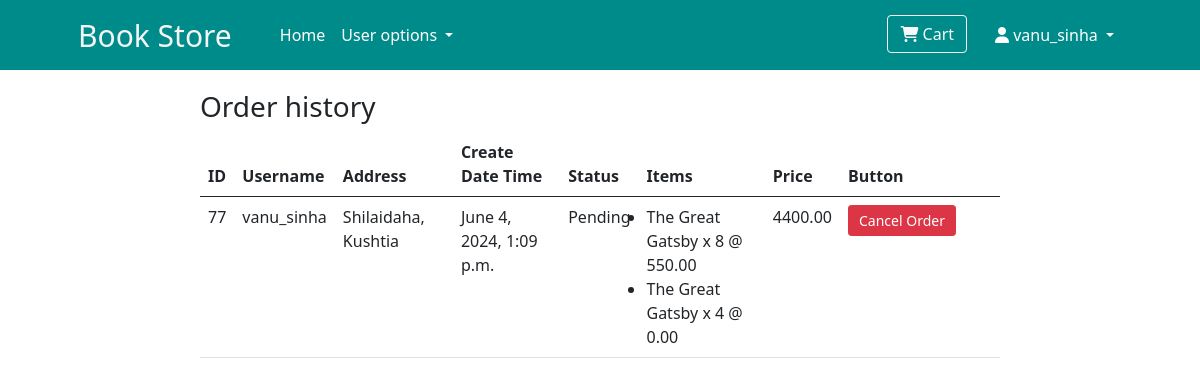
The page /order-history/ (signed in) on the database its author committed.
### store/models.py (models this page shows, shortened)
class Order(models.Model):
    STATUS_CHOICES = [
        ('Pending', 'Pending'),
        ('Processing', 'Processing'),
        ('Shipped', 'Shipped'),
        ('Delivered', 'Delivered'),
        ('Cancelled', 'Cancelled'),
        ('Returned', 'Returned'),
    ]
    slug = models.SlugField(unique=True, null=True, blank=True)
    user = models.ForeignKey(User, on_delete=models.CASCADE)
    created_at = models.DateTimeField(default=timezone.now)
    address = models.CharField(max_length=255)
    total_price = models.DecimalField(max_digits=10, decimal_places=2, default=0.00)
    status = models.CharField(max_length=10, choices=STATUS_CHOICES, default='Pending')

class OrderItem(models.Model):
    ITEM_TYPE_CHOICES = [
        ('Regular', 'Regular'),
        ('Bonus', 'Bonus'),
    ]
    order = models.ForeignKey(Order, related_name='items', on_delete=models.CASCADE)
    product = models.ForeignKey(Product, on_delete=models.CASCADE)
    quantity = models.PositiveIntegerField()
    rr_quantity = models.PositiveIntegerField(default=0)
    price = models.DecimalField(max_digits=10, decimal_places=2)
    type = models.CharField(max_length=10, choices=ITEM_TYPE_CHOICES, default='Regular')
    bonus_minimum = models.PositiveIntegerField(default=9999999)
    bonus_amount = models.PositiveIntegerField(default=0)

class Product(models.Model):
    name = models.CharField(max_length=100)
    slug = models.SlugField(unique=True, null=True, blank=True)
    price = models.DecimalField(max_digits=10, decimal_places=2)
    author = models.ForeignKey(Author, related_name='products', on_delete=models.SET_NULL, null=True, blank=True)
    discount = models.ForeignKey(Discount, on_delete=models.SET_NULL, null=True, blank=True)
    bonus = models.ForeignKey(Bonus, on_delete=models.SET_NULL, null=True, blank=True)
    def __str__(self):
        return self.name

### store/views.py (the view)
# urls.py: path('order-history/', views.order_history, name='order-history'),
@login_required
def order_history(request):
    orders = Order.objects.filter(user=request.user).order_by('-created_at')
    item_sets = []
    for order in orders:
        items = OrderItem.objects.filter(order=order)
        item_sets.append(items)
    order_item_sets = zip(orders, item_sets)
    return render(request, 'store/order-history.html', {
        'order_item_sets': order_item_sets
    })

### templates/store/order-history.html (shortened to what this page needs)
{% include 'navbar.html' %}
{% block content %}
<main>
<h3>Order history</h3>
<table class="table">
    <thead>
        <tr>
            <th>ID</th>
            <th>Username</th>
            <th>Address</th>
            <th>Create Date Time</th>
            <th>Status</th>
            <th>Items</th>
            <th>Price</th>
            <th>Button</th>
        </tr>
    </thead>
    <tbody>
    {% for order, items in order_item_sets %}
        <tr>
            <td>{{order.id}}</td>
            <td>{{order.user}}</td>
            <td>{{order.address}}</td>
            <td>{{order.created_at}}</td>
            <td>{{order.status}}</td>
            <td>
                <ul class="list-group">
                {% for item in items %}
                    <li class="list-item">{{item.product}} x {{item.rr_quantity}} @ {{item.price}}</li>
                {% endfor %}
                </ul>
            </td>
            <td>{{order.total_price}}</td>
            <td style="width: 160px;">
                {% if order.status == 'Pending' %}
                <a href="{% url 'cancel-order' slug=order.slug %}"> <button class="btn btn-sm btn-danger w-75"> Cancel Order </button></a>
                {% elif order.status == 'Cancelled' %}
                <a href="{% url 're-order' slug=order.slug %}"> <button class="btn btn-sm btn-success w-75"> Re Order </button></a>
                {% endif %}
            </td>
        </tr>
    {% endfor %}
    </tbody>
</table>
</main>
{% endblock %}

### templates/navbar.html (shortened to what this page needs)
{% extends 'base.html' %}
{% block content %}
<nav class="navbar navbar-expand-lg navbar-dark"
    style="
        width: 100%;
        height: 70px;
        background: darkcyan;
        color: white;
">
    <div class="container px-4 px-lg-5">
        <a class="navbar-brand" href="#!" style="font-size: 30px; color: whitesmoke;"> Book Store </a>
        <div class="collapse navbar-collapse" id="navbarSupportedContent">
            <ul class="navbar-nav me-auto mb-2 mb-lg-0 ms-lg-4">
                <li class="nav-item">
                    <a class="nav-link active" aria-current="page" href="{% url 'store-front' %}"> Home </a>
                </li>
                {% if user.is_superuser %}
                <li class="nav-item dropdown">
                    <a class="nav-link dropdown-toggle active" href="#" id="navbarDarkDropdownMenuLink" role="button" data-bs-toggle="dropdown" aria-expanded="false">
                      Admin options
                    </a>
                    <ul class="dropdown-menu">
                        <li><a class="dropdown-item" href="{% url 'users_view' %}"> View All Users </a></li>
                        <li><a class="dropdown-item" href="{% url 'all_order_history' %}"> All Order History </a></li>
                        <li><a class="dropdown-item" href="{% url 'return_requests' %}"> Return Requests </a></li>
                    </ul>
                </li>
                <li class="nav-item">
                    <li><a class="nav-link active" href="http://127.0.0.1:8000/admin/"> Admin Settings </a></li>
                    <li><a class="nav-link active" href="{% url 'product_create' %}"> Add a Book </a></li>
                </li>
                {% else %}
                <li class="nav-item dropdown">
                    <a class="nav-link dropdown-toggle active" href="#" id="navbarDarkDropdownMenuLink" role="button" data-bs-toggle="dropdown" aria-expanded="false">
                      User options
                    </a>
                </li>
                {% endif %}
            </ul>
            <ul class="navbar-nav mb-2 mb-lg-0">
                <li class="nav-item">
                    {% if user.is_authenticated and not user.is_superuser %}
                    <form class="d-flex" action="{% url 'cart-view' %}" style="margin-right: 20px;">
                        <button class="btn btn-outline-light" type="submit">
                            <i class="fa-solid fa-cart-shopping"></i>
                            Cart
                        </button>
                    </form>
                    {% endif %}
                </li>
                <li class="nav-item">
                    {% if user.is_authenticated %}
                    <div class="user-info">
                        <div class="nav-item dropdown">
                            <a class="nav-link dropdown-toggle active" href="#" role="button" data-bs-toggle="dropdown" aria-expanded="false">
                                <i class="fas fa-user"></i>
                                {{ user.username }}
                            </a>
                        </div>
                    </div>
                    {% else %}
                    <div>
                        <a href="{% url 'login' %}" class="btn btn-sm btn-secondary">Login</a>
                        <a href="{% url 'signup' %}" class="btn btn-sm btn-secondary">Register</a>
                    </div>
                    {% endif %}
                </li>
            </ul>
        </div>
    </div>
</nav>
{% endblock %}

### templates/base.html (style rules this page uses)
main { margin-top: 20px; margin-left: 200px; margin-right: 200px; }

### rows shown on the page
Order: id "77", user "vanu_sinha", address "Shilaidaha, Kushtia", created_at "June 4, 2024, 1:09 p.m.", status "Pending", total_price "4400.00", shows "Cancel Order"
OrderItem: product "The Great Gatsby", rr_quantity "8", price "550.00"
OrderItem: product "The Great Gatsby", rr_quantity "4", price "0.00"

### other values the page prints
{{ user.username }} "vanu_sinha"
